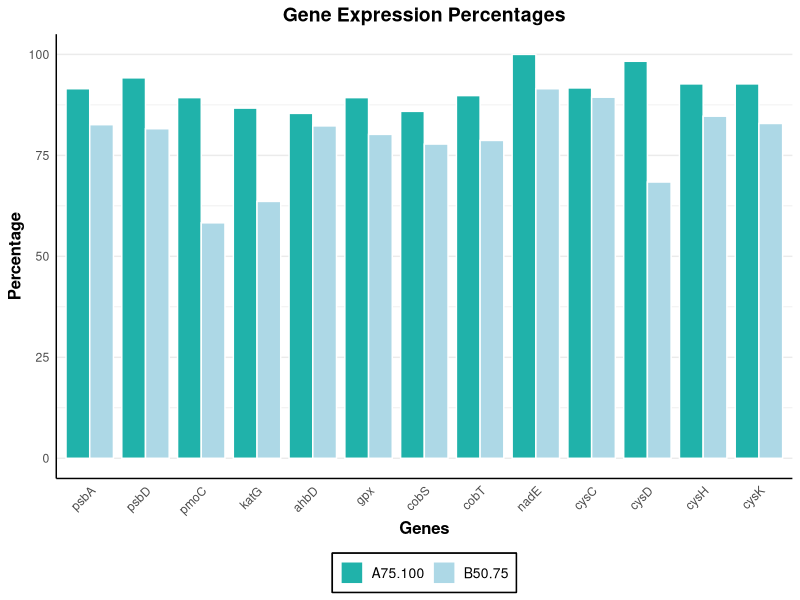

R code for this plot:
# Load required libraries
library(ggplot2)

# Given data
genes <- c("psbA", "psbD", "pmoC", "katG", "ahbD", "gpx", "cobS", "cobT", "nadE", "cysC", "cysD", "cysH", "cysK")
percentages <- data.frame(
  Genes = factor(genes, levels = genes),
  `A75-100` = c(91.5, 94.2, 89.3, 86.7, 85.4, 89.3, 85.9, 89.8, 100, 91.7, 98.3, 92.7, 92.7),
  `B50-75` = c(82.6, 81.6, 58.3, 63.6, 82.3, 80.2, 77.8, 78.7, 91.5, 89.4, 68.4, 84.7, 82.9)
)

# Convert data to long format for ggplot2
percentages_long <- tidyr::gather(percentages, Range, Percentage, -Genes)

# Create the bar plot
bar_plot <- ggplot(percentages_long, aes(x = Genes, y = Percentage, fill = Range)) +
  geom_bar(stat = "identity", position = "dodge", width = 0.85, color = "white") +
  scale_fill_manual(values = c("#20B2AA", "#ADD8E6")) +
  labs(title = "Gene Expression Percentages",
       x = "Genes",
       y = "Percentage") +
  theme_minimal() +
  theme(axis.text.x = element_text(angle = 45, hjust = 1),
        axis.title.x = element_text(size = 12, face = "bold"),
        axis.title.y = element_text(size = 12, face = "bold"),
        plot.title = element_text(size = 14, face = "bold", hjust = 0.5),
        legend.title = element_blank(),
        legend.text = element_text(size = 10),
        legend.position = "bottom",
        panel.grid.major.x = element_blank(),
        panel.grid.minor.x = element_blank(),
        panel.border = element_blank(),
        panel.background = element_blank(),
        axis.line = element_line(colour = "black"),
        legend.background = element_rect(fill = "white", size = 0.5),
        legend.box.background = element_rect(color = "black", size = 0.5))

# Print the plot
print(bar_plot)
